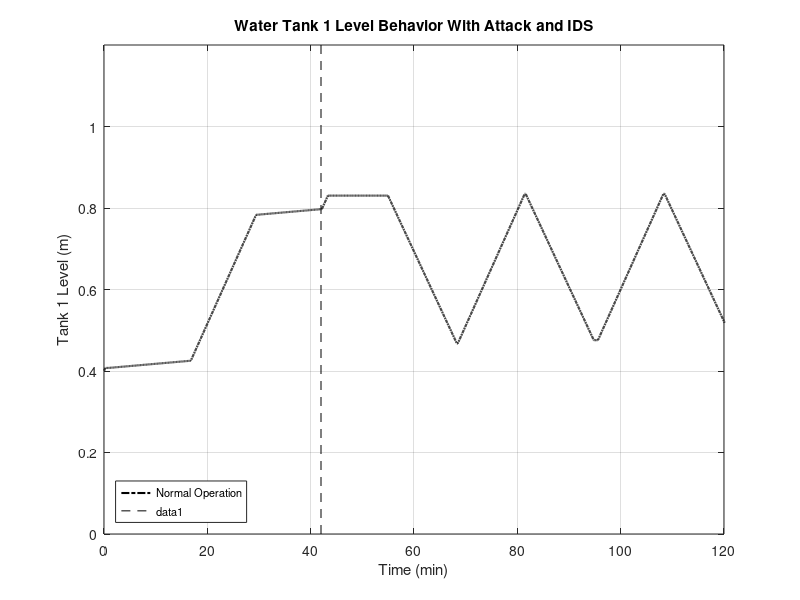

Recreate this plot in MATLAB. (Note: this script raises an error after producing the figure.)
close all;
clear all;
clc

formatSpec = '%f';

fileID_3 = fopen('no_attack_plc/plc_no_attack_tank_1.txt','r');
tank_1= fscanf(fileID_3,formatSpec);

fileID_2 = fopen('no_attack_plc/plc_no_attack_tank_2.txt','r');
tank_2= fscanf(fileID_2,formatSpec);

fileID_1 = fopen('no_attack_plc/plc_no_attack_ph.txt','r');
ph = fscanf(fileID_1,formatSpec);

% fileID_4 = fopen('received.txt','r');
% received = fscanf(fileID_4,formatSpec);
% 
% fileID_5 = fopen('estimated.txt','r');
% estimated = fscanf(fileID_5,formatSpec);

% fileID_6 = fopen('attack_no_defense_sensor/attack_tank_1.txt','r');
% attack_tank_1 = fscanf(fileID_6,formatSpec);
% 
%  for i=1:length(attack_tank_1)
%      if (attack_tank_1(i)) > 1.0
%          attack_tank_1(i) = 1.0;
%      end
%  end
% 
% fileID_7 = fopen('attack_no_defense_sensor/attack_tank_2.txt','r');
% attack_tank_2= fscanf(fileID_7,formatSpec);
% 
% fileID_8 = fopen('defense_experiment_compromised_sensor/defense_tank_1.txt','r');
% defense_tank_1 = fscanf(fileID_8,formatSpec);
% 
% fileID_9 = fopen('defense_experiment_compromised_sensor/defense_tank_2.txt','r');
% defense_tank_2= fscanf(fileID_9,formatSpec);

plant_time = ([1:4001]*0.2/360)*60; % Rescaling 10
%defense_time= ([1:8001]*0.39995001249687578105473631592102/360)*15; % Rescaling 5

%ids_time = (([1:2264]*0.113171707/360)*60)*3;

fsz = 6;

%%%%%%%%%%%%%%%%%%%%%%%%% NORMAL OPERATION %%%%%%%%%%%%%%%%%%%%%%%%

% h1=figure(1);
% set(gca, 'FontSize', fsz, 'LineWidth', 2.0 ); 
% 
% subplot(2,1,1)
% plot(plant_time,tank_1)
% axis([0 120 0 1.25])
% grid on;
% 
% xlabel('Time (min)')
% ylabel('Tank 1 Level')
% 
% 
% subplot(2,1,2)
% plot(plant_time,tank_2)
% axis([0 120 0 1.25])
% grid on;
% 
% xlabel('Time (min)');
% ylabel('Tank 2 Level');
% 
% suptitle('Water Tank Level');
% 
% matlab2tikz('tank_levels.tikz', 'showInfo', false, 'parseStrings', false, 'standalone', false, 'height', '\figureheight', 'width', '\figurewidth');


%%%%%%%%%%%%%%%%%%%%%%%%% ATTACK NO DEFENSE %%%%%%%%%%%%%%%%%%%%%%%%

% h3=figure(3)
% set(gca, 'FontSize', fsz, 'LineWidth', 2.0 ); 
% 
% subplot(2,1,1)
% plot(plant_time,attack_tank_1)
% axis([0 120 0 1.25])
% grid on;
% 
% xlabel('Time (min)')
% ylabel('Tank 2 Level')
% 
% 
% subplot(2,1,2)
% plot(plant_time,attack_tank_2)
% axis([0 120 0 1.25])
% grid on;
% 
% xlabel('Time (min)')
% ylabel('Level')
% 
% suptitle('Water Tank 2 Level');
% 
% matlab2tikz('attack_no_defense.tikz', 'showInfo', false, 'parseStrings', false, 'standalone', false, 'height', '\figureheight', 'width', '\figurewidth');


%%%%%%%%%%%%%%%%%%%%%%%%% IDS DEFENSE %%%%%%%%%%%%%%%%%%%%%%%%

h4=figure(4)
set(gca, 'FontSize', fsz, 'LineWidth', 1.5 ); 
%set(h(4),'linewidth',2.0);

%subplot(2,1,1)
%plot(plant_time,tank_1, '-.k', 'linewidth', 1.5);
plot(plant_time,tank_1, '-.k', 'linewidth', 1.5);

hold on;
% plot(plant_time,attack_tank_1, '--r', 'linewidth', 1.5);
% plot(plant_time,defense_tank_1, '-b', 'linewidth', 1.5)
lg = legend('Normal Operation','Attack and No Defense ', 'With SDN Defense', 'FontSize', 8, 'Location','southwest');

axis([0 120 0 1.2])
grid on;

plot([42 42],[0 1.2], '--k')
axis([0 120 0 1.2])

%annotation('textarrow',[0.55,0.45],[0.37,0.37],'String','Attack');

xlabel('Time (min)')
ylabel('Tank 1 Level (m)')
title('Water Tank 1 Level Behavior With Attack and IDS');

matlab2tikz('defense_1.tikz', 'showInfo', false, 'parseStrings', false, 'standalone', false, 'height', '\figureheight', 'width', '\figurewidth');

% h5=figure(5)
% 
% 
% %subplot(2,1,2)
% plot(plant_time,defense_tank_2)
% axis([0 120 0 1.25])
% grid on;
% 
% xlabel('Time (min)')
% ylabel('Tank 2 Level (m)')
% 
% title('Water Tank 2 Level Behavior With Attack and IDS');
% 
% 
% 
% matlab2tikz('defense_2.tikz', 'showInfo', false, 'parseStrings', false, 'standalone', false, 'height', '\figureheight', 'width', '\figurewidth');



%%%%%%%%%%%%%%%%%%%%%%%%% IDS DATA %%%%%%%%%%%%%%%%%%%%%%%%

%  h5=figure(5)
%  set(gca, 'FontSize', fsz, 'LineWidth', 2.0 ); 
%  
% plot(estimated, 'k')
% grid on;
% plot(received, 'r')
% axis([0 120 0 1.25])
% xlabel('Time (min)')
% ylabel('Tank 1 Level')
% 
% xlabel('Time (min)')
% ylabel('Tank 2 Level')
% 
% suptitle('Water Tanks Level Behavior With Attack and IDS');
% 
% matlab2tikz('ids_data.tikz', 'showInfo', false, 'parseStrings', false, 'standalone', false, 'height', '\figureheight', 'width', '\figurewidth');
